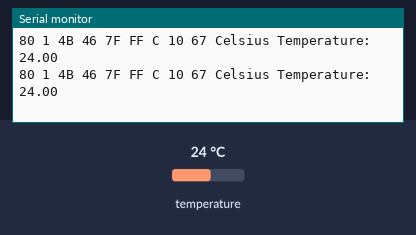
Recording of a sketch running on a simulated Arduino Uno, built with avr-gcc and run on an emulated ATmega328P. Parts: the last lines printed to the serial monitor. The inputs (shaded band) are chosen by the test bench; at power-on: temperature 24 °C.

Above: at 3.8 s.
3.9 s: temperature set to 12 °C
At 6.6 s:
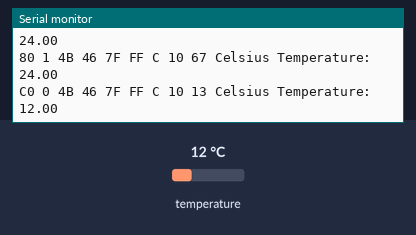
8.5 s: temperature set to 28 °C
At 10.3 s:
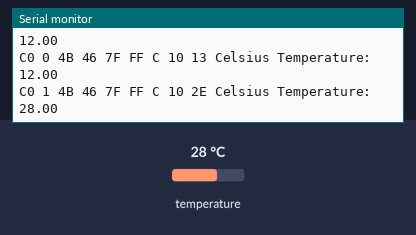
12.5 s: temperature set to 33 °C
At 14.0 s:
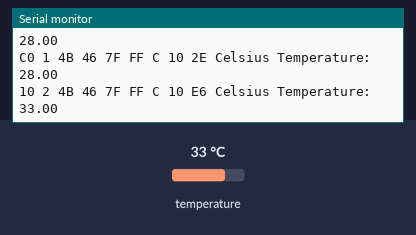
16.5 s: temperature set to 7 °C
At 17.7 s:
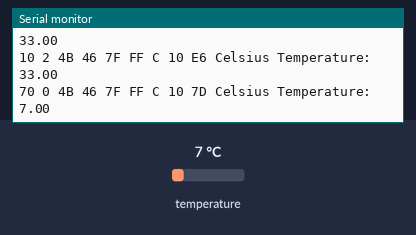
20.5 s: temperature set to 10 °C
At 22.6 s:
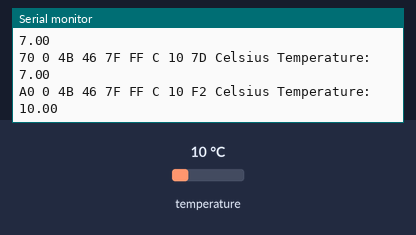
24.6 s: temperature set to 8 °C
At 26.2 s:
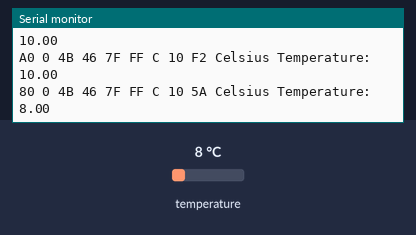
Timing chart, 0 to 27.7 s (numbered marks = the images above; inputs shaded):
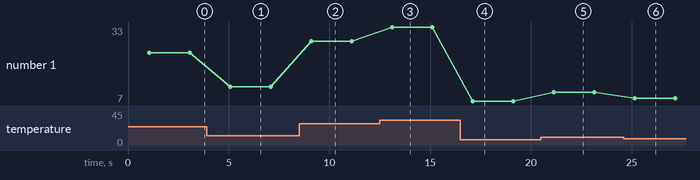

The sketch:

DOMUS_1Wire_ByAddress.ino
```cpp
#include <OneWire.h>

/* Example Input
 ******************************************
  ROM = 3B 19 C5 58 9 FC 6C C7
  Chip = MAX31850
  Data = 0 E0 1 B0 1E F0 FF FF FF 80  CRC=80
  Address = 0x0
  Temperature = 30.00 Celsius, 86.00 Fahrenheit
******************************************
 *
 */

byte addr_temp_0[8] = {0x3B,0x19,0xC5,0x58,0x09,0xFC,0x6C,0xC7};
byte addr_temp_1[8] = {0x3B,0xF8,0x0B,0x59,0x09,0xFC,0x2C,0x90};

OneWire  ds(10);

void setup() {
  Serial.begin(9600);
}

float readTemp(byte addr){

}

void loop() {
  byte present = 0;
  byte data[12];
  byte i;
  float celsius;
  // put your main code here, to run repeatedly:
  ds.select(addr_temp_0);
  ds.write(0x44, 1);
  //ds.depower();
  delay(1000);     // maybe 750ms is enough, maybe not
  // we might do a ds.depower() here, but the reset will take care of it.
  present = ds.reset();
  ds.select(addr_temp_0);
  ds.write(0xBE);

  for ( i = 0; i < 9; i++) {           // we need 9 bytes
    data[i] = ds.read();
    Serial.print(data[i], HEX);
    Serial.print(" ");
  }

  // Convert the data to actual temperature
  // because the result is a 16 bit signed integer, it should
  // be stored to an "int16_t" type, which is always 16 bits
  // even when compiled on a 32 bit processor.
  int16_t raw = (data[1] << 8) | data[0];
  celsius = (float)raw / 16.0;
  Serial.println("Celsius Temperature: ");
  Serial.println(celsius);
  delay(1000);
}
```

Measured:
- after the input at 3.9 s, the serial monitor: prints a new line after 1.1 s (image 1)
- after the input at 8.5 s, the serial monitor: prints a new line after 0.54 s (image 2)
- after the input at 12.5 s, the serial monitor: prints a new line after 0.56 s (image 3)
- after the input at 16.5 s, the serial monitor: prints a new line after 0.57 s (image 4)
- after the input at 20.5 s, the serial monitor: prints a new line after 0.59 s (image 5)
- after the input at 24.6 s, the serial monitor: prints a new line after 0.51 s (image 6)
- plotted number 1: 24 → 12 after the input at 3.9 s, 12 → 28 after the input at 8.5 s, 28 → 33 after the input at 12.5 s, 10 → 8 after the input at 24.6 s
